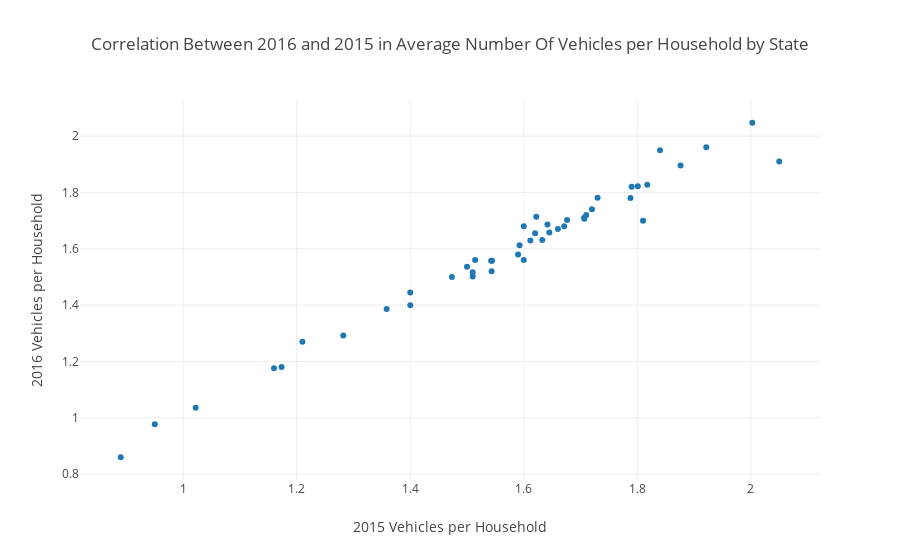

Notebook source saved alongside this figure:
### Code cell
trace6 = go.Scatter(
    x=ave['2015 Vehicles per Household'],
    y=ave['2016 Vehicles per Household'],
    mode='markers'
)
data=[trace6]
layout = go.Layout(
    title='Correlation Between 2016 and 2015 in Average Number Of Vehicles per Household by State',
    yaxis=dict(title='2016 Vehicles per Household'),
    xaxis=dict(title='2015 Vehicles per Household')
)

fig = go.Figure(data=data,layout=layout)
cf.iplot(fig)

### Figure 1 — Plotly figure (JSON) as saved in the notebook; plotly's stock layout.template omitted (floating-point values rounded to 4 significant figures)
{"data": [{"mode": "markers", "type": "scatter", "uid": "6ac88afc-bfcd-4eaa-a30e-cb5fdffd419a", "x": [1.592, 1.84, 1.73, 1.59, 1.921, 1.876, 1.282, 0.89, 1.612, 1.514, 1.4, 1.81, 1.645, 1.542, 1.707, 1.788, 1.62, 1.51, 1.4, 1.16, 1.5, 1.51, 1.6, 1.544, 2.05, 1.71, 1.676, 1.6, 0.95, 1.72, 1.022, 1.671, 1.66, 1.358, 1.817, 1.622, 1.173, 1.21, 1.543, 1.79, 1.642, 1.801, 2.002, 1.633, 1.706, 1.473], "y": [1.613, 1.95, 1.781, 1.58, 1.961, 1.895, 1.292, 0.86, 1.63, 1.56, 1.4, 1.7, 1.657, 1.557, 1.707, 1.78, 1.655, 1.502, 1.445, 1.176, 1.537, 1.517, 1.68, 1.558, 1.91, 1.72, 1.703, 1.56, 0.9775, 1.74, 1.036, 1.68, 1.67, 1.387, 1.828, 1.714, 1.18, 1.27, 1.52, 1.82, 1.687, 1.822, 2.047, 1.631, 1.71, 1.5]}], "layout": {"title": {"text": "Correlation Between 2016 and 2015 in Average Number Of Vehicles per Household by State"}, "xaxis": {"title": {"text": "2015 Vehicles per Household"}}, "yaxis": {"title": {"text": "2016 Vehicles per Household"}}}}
